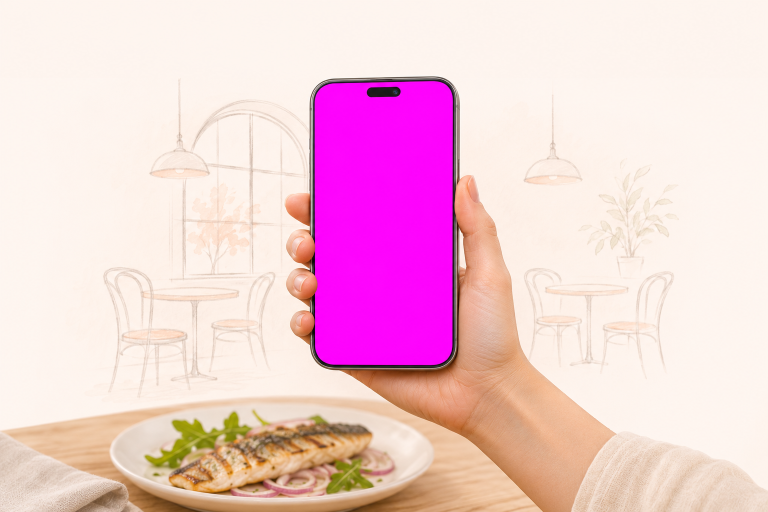
#> input picture art-src/hero-raw.png, 1536 x 1024 px, found by its file name (shown at 1/2 size)
$ python composite_hero.py
#> lines starting #> are read from the running program, lines starting #| are printed output that depends on the picture; after the words box and inside, x2 and y2 are one past the last pixel; in counts of white or black regions, pixels touching at a corner belong together
#!/usr/bin/env python3
"""Подставляет настоящий скриншот AnyEat на экран телефона в арте героя.

Исходник art-src/hero-raw.png сгенерирован с экраном-плейсхолдером #FF00FF.
Скрипт находит эту область, вписывает в неё скриншот (cover, привязка к верху),
добавляет лёгкий блик стекла и сохраняет assets/hero-cafe.png (затем cwebp).

Запуск: python3 tools/composite_hero.py [скриншот]
"""
import sys
import cv2
import numpy as np

RAW = "art-src/hero-raw.png"
SHOT = sys.argv[1] if len(sys.argv) > 1 else "assets/real/menu.jpg"
OUT = "assets/hero-cafe.png"

raw = cv2.imread(RAW, cv2.IMREAD_COLOR)
#> raw is the input picture: shape (1024, 1536, 3); mean B, G, R 213.4, 201.6, 242.7
shot = cv2.imread(SHOT, cv2.IMREAD_COLOR)
h, w = raw.shape[:2]
#> h = 1024; w = 1536

b, g, r = [raw[:, :, i].astype(int) for i in range(3)]
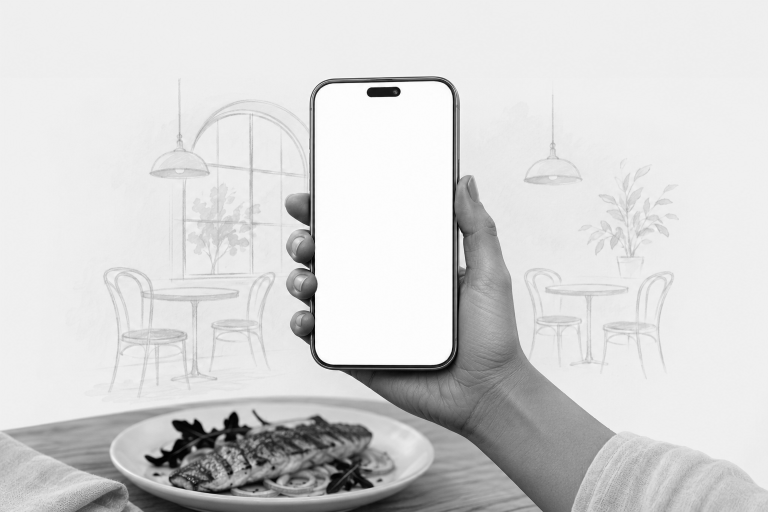
#> b: shape (1024, 1536) int64 (shown at 1/2 size); min 0, max 255, mean 213.4
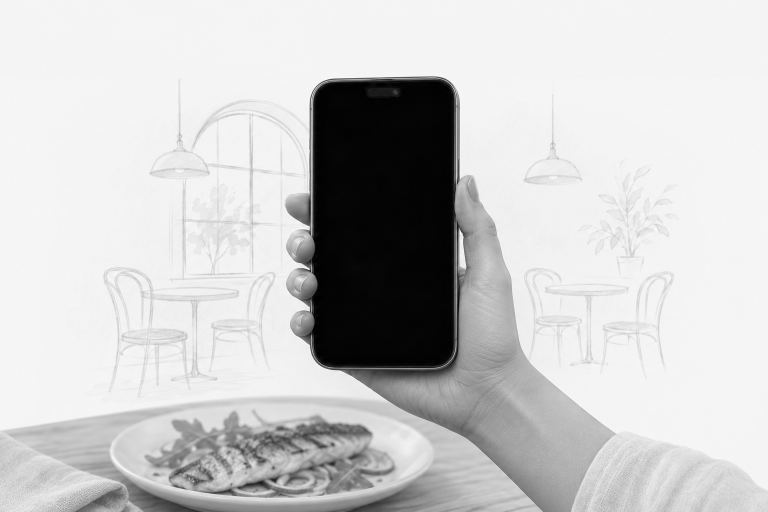
#> g: shape (1024, 1536) int64 (shown at 1/2 size); min 0, max 255, mean 201.6
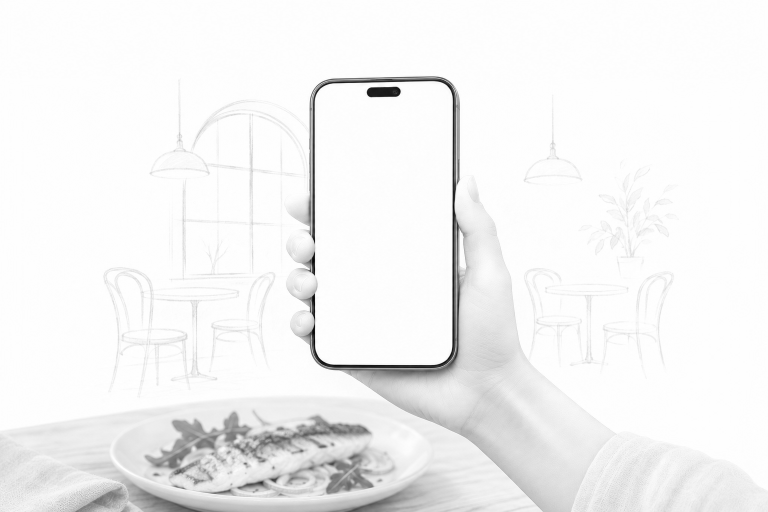
#> r: shape (1024, 1536) int64 (shown at 1/2 size); min 0, max 255, mean 242.7
magenta = ((r > 170) & (b > 170) & (g < 120)).astype(np.uint8) * 255
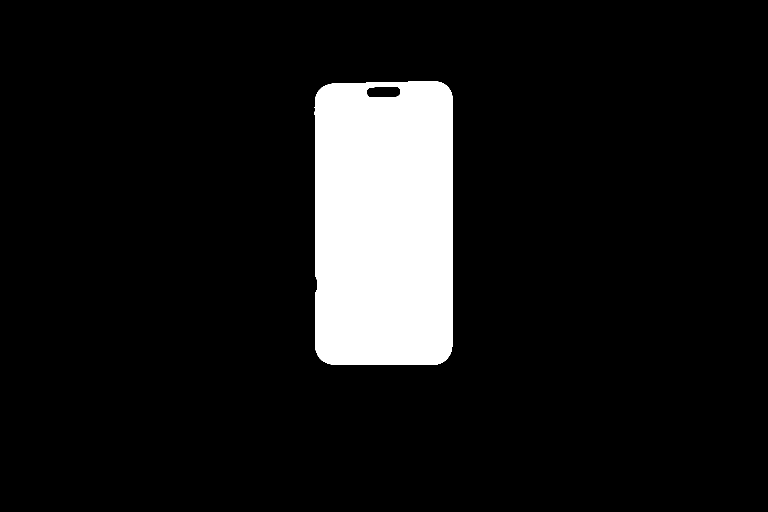
#> magenta: shape (1024, 1536) (shown at 1/2 size); 9.7% white; 1 white region, box (x1, y1, x2, y2) and area: (629, 162, 906, 730) 152833
magenta = cv2.morphologyEx(magenta, cv2.MORPH_CLOSE, np.ones((3, 3), np.uint8))
#> magenta: shape (1024, 1536); 9.7% white; 1 white region
contours, _ = cv2.findContours(magenta, cv2.RETR_EXTERNAL, cv2.CHAIN_APPROX_NONE)
#> contours = 1 contour; box (x1, y1, x2, y2) and area: (629, 162, 906, 730) 153302
cnt = max(contours, key=cv2.contourArea)
#> cnt = contour of 1592 points, box (x1, y1, x2, y2) (629, 162, 906, 730), area 153302

# Сплошная область экрана (включая вырез Dynamic Island).
region = np.zeros((h, w), np.uint8)
cv2.drawContours(region, [cnt], -1, 255, thickness=cv2.FILLED)
#> region: shape (1024, 1536); 9.8% white; 1 white region, box (x1, y1, x2, y2) and area: (629, 162, 906, 730) 154099

rect = cv2.minAreaRect(cnt)
#> rect = ((767, 445.5), (567, 276), -90)
box = cv2.boxPoints(rect).astype(np.float32)
#> box = [[905, 729], [629, 729], [629, 162], [905, 162]]
# порядок: tl, tr, br, bl
s = box.sum(axis=1)
#> s = [1634, 1358, 791, 1067]
d = np.diff(box, axis=1).ravel()
#> d = [-176, 100, -467, -743]
tl, br = box[np.argmin(s)], box[np.argmax(s)]
#> tl = [629, 162]; br = [905, 729]
tr, bl = box[np.argmin(d)], box[np.argmax(d)]
#> tr = [905, 162]; bl = [629, 729]
dst = np.array([tl, tr, br, bl], np.float32)
#> dst = [[629, 162], [905, 162], [905, 729], [629, 729]]
dw = int(round(max(np.linalg.norm(tr - tl), np.linalg.norm(br - bl))))
#> dw = 276
dh = int(round(max(np.linalg.norm(bl - tl), np.linalg.norm(br - tr))))
#> dh = 567

# cover-вписывание скриншота, привязка к верху.
#> (the run stopped early here; a loop or call above may not have finished)
